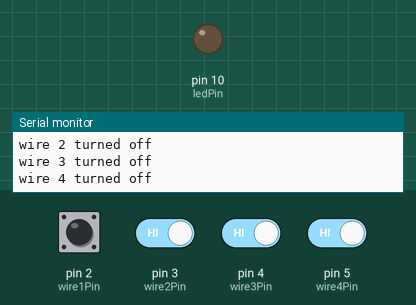
Simulated run of this sketch. Board: Arduino Uno, built with avr-gcc and run on an emulated ATmega328P. Shown: output pins drawn as LEDs (lit = HIGH), the last lines printed to the serial monitor. The inputs (shaded band) are chosen by the test bench; at power-on: pin 2 (wire1Pin), pin 3 (wire2Pin), pin 4 (wire3Pin), pin 5 (wire4Pin) HIGH.

Above: at 1.2 s.
1.3 s: pin 2 (wire1Pin) pulled LOW for 0.15 s
2.9 s: pin 2 (wire1Pin) driven LOW and pin 3 (wire2Pin) driven LOW and pin 4 (wire3Pin) driven LOW and pin 5 (wire4Pin) driven LOW
At 4.5 s:
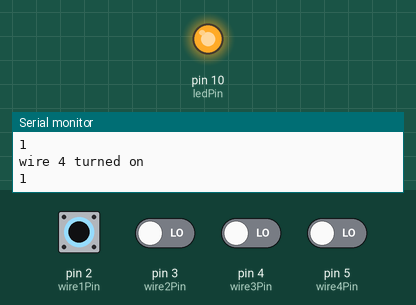
Timing chart, 0 to 6.0 s (numbered marks = the images above; inputs shaded):
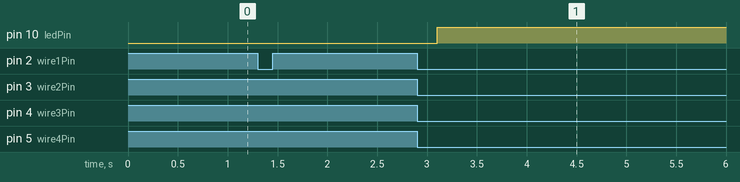

Measured:
- after the input at 2.9 s, pin 10 (ledPin): LOW → HIGH after 0.20 s

The sketch:

heist-cctv-wires.ino
```cpp
// The pins that the pushbutton is attached to
const int  wire1Pin = 2;
const int  wire2Pin = 3;
const int  wire3Pin = 4;
const int  wire4Pin = 5;

// The pin that the LED is attached to
const int ledPin = 10;

int wire1ConnectCounter = 0;   // counter for the number of button presses
int wire2ConnectCounter = 0;
int wire3ConnectCounter = 0;
int wire4ConnectCounter = 0;

int wire1State = 0;         // current state of the button
int wire2State = 0;
int wire3State = 0;
int wire4State = 0;

int lastWire1State = 0;
int lastWire2State = 0;
int lastWire3State = 0;
int lastWire4State = 0;

//bool wire_state_change_detect(int wireX);
//char wireXPin;
//char wireXState;
//char wireXConnectCounter;

void setup() {
  pinMode(wire1Pin, INPUT_PULLUP);
  pinMode(wire2Pin, INPUT_PULLUP);
  pinMode(wire3Pin, INPUT_PULLUP);
  pinMode(wire4Pin, INPUT_PULLUP);

  pinMode(ledPin, OUTPUT);

  Serial.begin(9600);
}

void loop() {

  // WIRE 1 LOGIC
  // read the wire input pin:
  wire1State = digitalRead(wire1Pin);

  // compare the wire1State to its previous state
  if (wire1State != lastWire1State) {
    // if the state has changed, increment the counter
    if (wire1State == LOW) {
      // if the current state is HIGH then the wire went from off to on:
      wire1ConnectCounter++;
      Serial.println("wire 1 turned on");
      Serial.println(wire1ConnectCounter);
    } else {
      // if the current state is LOW then the wire went from on to off:
      Serial.println("wire 1 turned off");
    }
    // Delay a little bit to avoid bouncing
    delay(50);
  }
  // save the current state as the last state, for next time through the loop
  lastWire1State = wire1State;

  // WIRE 2 LOGIC
  // read the wire input pin:
  wire2State = digitalRead(wire2Pin);

  // compare the wire1State to its previous state
  if (wire2State != lastWire2State) {
    // if the state has changed, increment the counter
    if (wire2State == LOW) {
      // if the current state is HIGH then the wire went from off to on:
      wire2ConnectCounter++;
      Serial.println("wire 2 turned on");
      Serial.println(wire2ConnectCounter);
    } else {
      // if the current state is LOW then the wire went from on to off:
      Serial.println("wire 2 turned off");
    }
    // Delay a little bit to avoid bouncing
    delay(50);
  }
  // save the current state as the last state, for next time through the loop
  lastWire2State = wire2State;

  // WIRE 3 LOGIC
  // read the wire input pin:
  wire3State = digitalRead(wire3Pin);

  // compare the wire1State to its previous state
  if (wire3State != lastWire3State) {
    // if the state has changed, increment the counter
    if (wire3State == LOW) {
      // if the current state is HIGH then the wire went from off to on:
      wire3ConnectCounter++;
      Serial.println("wire 3 turned on");
      Serial.println(wire3ConnectCounter);
    } else {
      // if the current state is LOW then the wire went from on to off:
      Serial.println("wire 3 turned off");
    }
    // Delay a little bit to avoid bouncing
    delay(50);
  }
  // save the current state as the last state, for next time through the loop
  lastWire3State = wire3State;

  // WIRE 4 LOGIC
  // read the wire input pin:
  wire4State = digitalRead(wire4Pin);

  // compare the wire1State to its previous state
  if (wire4State != lastWire4State) {
    // if the state has changed, increment the counter
    if (wire4State == LOW) {
      // if the current state is HIGH then the wire went from off to on:
      wire4ConnectCounter++;
      Serial.println("wire 4 turned on");
      Serial.println(wire4ConnectCounter);
    } else {
      // if the current state is LOW then the wire went from on to off:
      Serial.println("wire 4 turned off");
    }
    // Delay a little bit to avoid bouncing
    delay(50);
  }
  // save the current state as the last state, for next time through the loop
  lastWire4State = wire4State;


  if (wire1ConnectCounter != 0 && wire2ConnectCounter != 0 && wire3ConnectCounter != 0 && wire4ConnectCounter != 0) {
    digitalWrite(ledPin, HIGH);
  } else {
    digitalWrite(ledPin, LOW);
  }

}

//bool wire_state_change_detect(int wireX){
//  // put your main code here, to run repeatedly:
//  // read the pushbutton input pin:
//  wireXPin = "wire" += wireX + "Pin";
//  wireXState = "wire" += wireX + "State";
//  wireXConnectCounter = "wire" += wireX + "ConnectCounter";
//
//  wireXState = digitalRead(wireXPin);
//
//  // compare the wireXState to its previous state
//  if (wireXState != lastWireXState) {
//    // if the state has changed, increment the counter
//    if (wireXState == LOW) {
//      // if the current state is HIGH then the wire went from off to on:
//      wire1ConnectCounter++;
//      Serial.println("wire " + wireX + " turned on");
//      Serial.println(wireXConnectCounter);
//    } else {
//      // if the current state is LOW then the wire went from on to off:
//      Serial.println("wire " + wireX + " turned off");
//    }
//    // Delay a little bit to avoid bouncing
//    delay(50);
//  }
//  // save the current state as the last state, for next time through the loop
//  lastWireXState = wireXState;
//}
```
